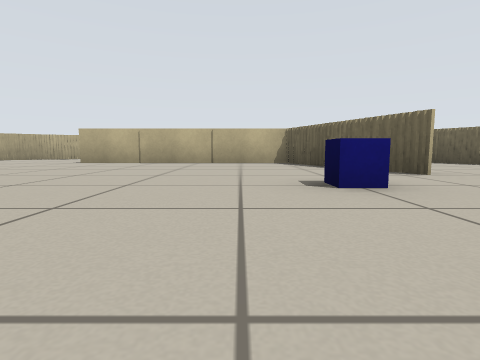
[1] (above)

13 first-person views from a walk through a world built for the Player/Stage simulator. The camera is 0.31 m above the floor, tilts 6° down and sees 80° across. Floor lines are 1 m apart. The floor is counted in squares, 1 m on a side. Each view is taken from the middle of a square. On the plan, view 1 faces up. The plan holds only what a view shows up to about 9 squares ahead; the rest is blank. Robots are left out.

[2]
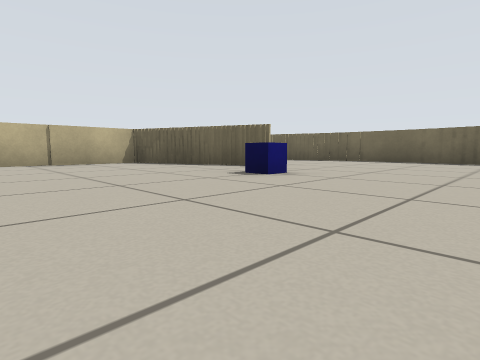

[3]
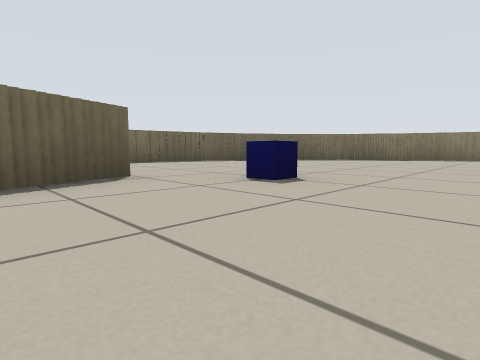

[4]
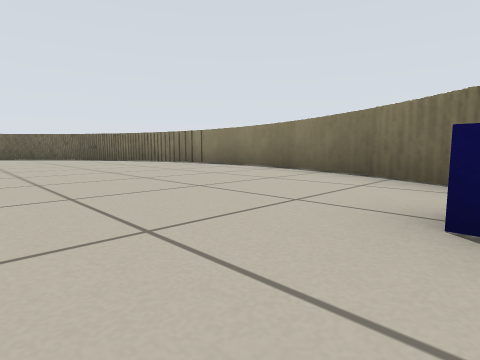

[5]
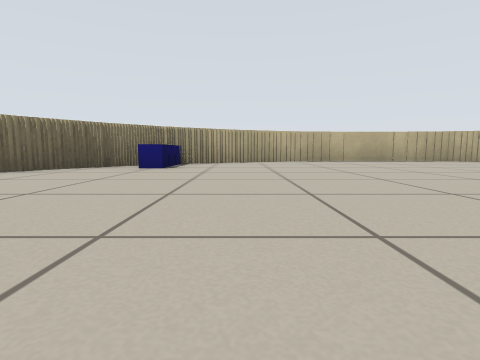

[6]
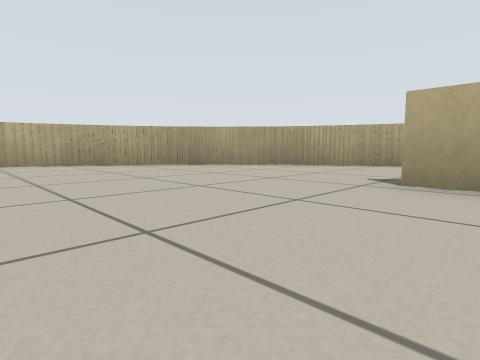

[7]
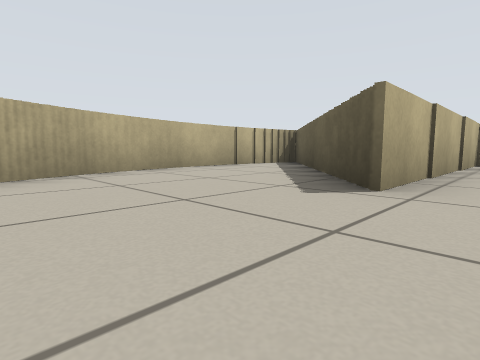

[8]
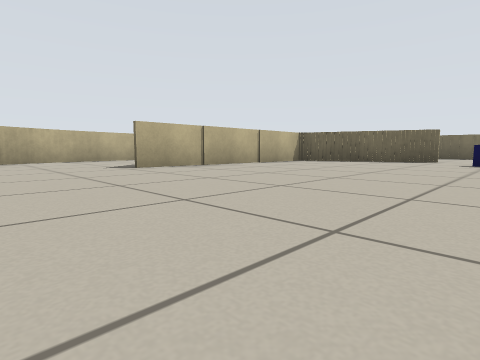

[9]
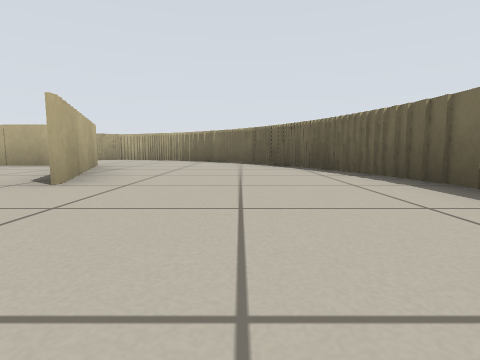

[10]
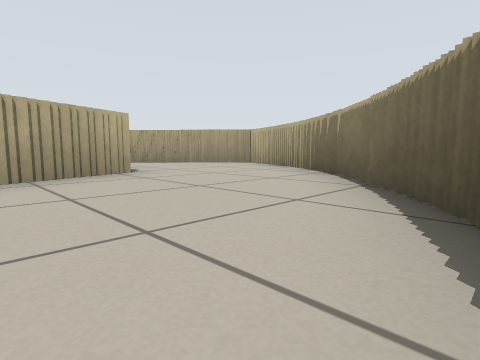

[11]
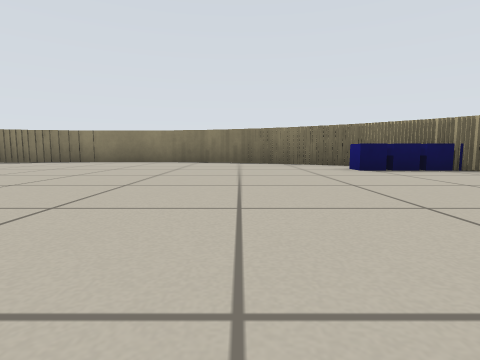

[12]
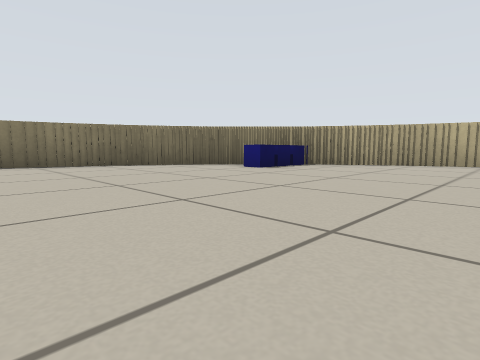

[13]
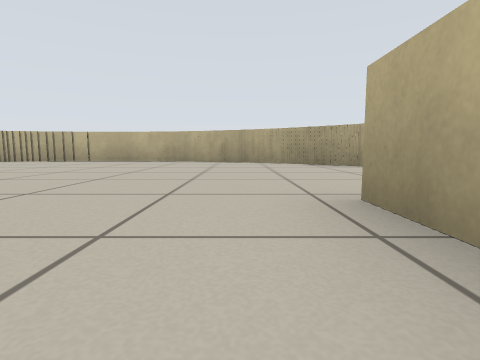

### Floor plan
Points are (right, up) in squares from view 1. A wall is a line through its corners. A room is listed if a view was taken in it or the views show most of it. See-through windows are left out.
Room 1 (views 1, 2, 3, 4, 5, 6, 7, 8, 9, 10, 11, 12, 13)
walls: (2.1, 3.5) (2.1, 4.1); (1.9, 4) (1.9, 5); (1.6, 4.9) (1.6, 6) (1.6, 5.1); (2.4, 4.1) (2.4, 3.5); (1.8, 5.2) (1.8, 4.6); (2.2, 4.8) (2.2, 4); (1.3, 5.9) (1.3, 6.8) (-3.9, 6.8); (1.4, 6.6) (1.4, 5.9); (-1.2, 8.6) (-1.8, 8.6); (-1.4, -5.2) (0.4, -5.2); (0.9, -4.7) (1.8, -4.7); (0.2, -5) (1, -5); (-0.5, 9.2) (-1.1, 9.2); (1.8, -4.3) (2.4, -4.3); (2.6, -3.8) (3.1, -3.8); (2.2, -4.1) (2.9, -4.1) (2.9, -3.5); (3.5, -3) (4.1, -3) (4.1, -2.2); (-2.8, -5.4) (-1.2, -5.4); (-4.4, -5.2) (-2.8, -5.2); (-9, -1) (-9, -1.5); (-9.2, -0.6) (-9.2, -1.1); (-5.1, -5) (-4.2, -5); (-9.6, 0.9) (-9.6, -0.4); (-6.4, -4.3) (-5.8, -4.3); (-5.8, -4.7) (-5, -4.7); (-9.4, -0.2) (-9.4, -0.8); (-7.1, -3.8) (-6.6, -3.8); (-6.8, -4.1) (-6.2, -4.1); (5, -1.5) (5, -0.8); (5.3, -0.9) (5.3, -0.4); (5.5, -0.4) (5.5, 0.1); (5.7, 0) (5.7, 0.6); (5, 5.8) (5, 6.6); (0.1, 9.7) (-0.4, 9.7); (5.5, 4.9) (5.5, 5.5); (5.9, 0.5) (5.9, 4.5); (5.3, 5.4) (5.3, 5.9); (5.7, 4.4) (5.7, 5.1); (4.5, 6.9) (4.5, 7.4); (4.8, 6.5) (4.8, 7); (-6.8, 8.6) (-7.5, 8.6) (-7.5, 8); (-6.4, 8.9) (-6.9, 8.9); (-5.9, 9.2) (-6.5, 9.2); (-4.8, 9.7) (-5.6, 9.7); (-9.9, 4.2) (-9.9, 0.8); (-9.2, 6.1) (-9.2, 5.6); (-9.6, 5.4) (-9.6, 4.1); (-3.5, 10.2) (-4.4, 10.2); (-4.4, 10) (-4.9, 10); (-9.4, 5.9) (-9.4, 5.2); (-5.5, 9.6) (-6, 9.6); (-9, 6.6) (-9, 6); (-8.8, 7) (-8.8, 6.5); (-7.9, 8.1) (-7.9, 7.6); (-8.2, 7.8) (-8.2, 7.2); (1.6, 9.7) (0.8, 9.7); (0.9, 10) (0.4, 10); (3.4, 8.6) (2.8, 8.6); (0.4, 10.2) (-0.5, 10.2); (2.6, 9.2) (2, 9.2); (-0.4, 10.4) (-3.6, 10.4); (2.1, 9.6) (1.5, 9.6)
objects: other object (-9, -3); blue block (-8, -3); blue block (-8, -2); blue block (-7, -2); blue block (1, 3)

Where each view was taken, in squares from view 1:
view 1: 0 up, 0 right, facing up
view 2: 0 up, 2 left, facing up-right
view 3: 5 up, 1 left, facing down-right
view 4: 1 down, 7 left, facing down-right
view 5: 1 down, 2 left, facing left
view 6: 4 up, 3 left, facing up-left
view 7: 6 up, 6 left, facing up-right
view 8: 2 up, 6 left, facing up-right
view 9: 1 up, 4 right, facing up
view 10: 5 up, 5 right, facing up-left
view 11: 2 up, 5 left, facing down
view 12: 1 up, 3 left, facing down-left
view 13: 6 up, 2 left, facing left
